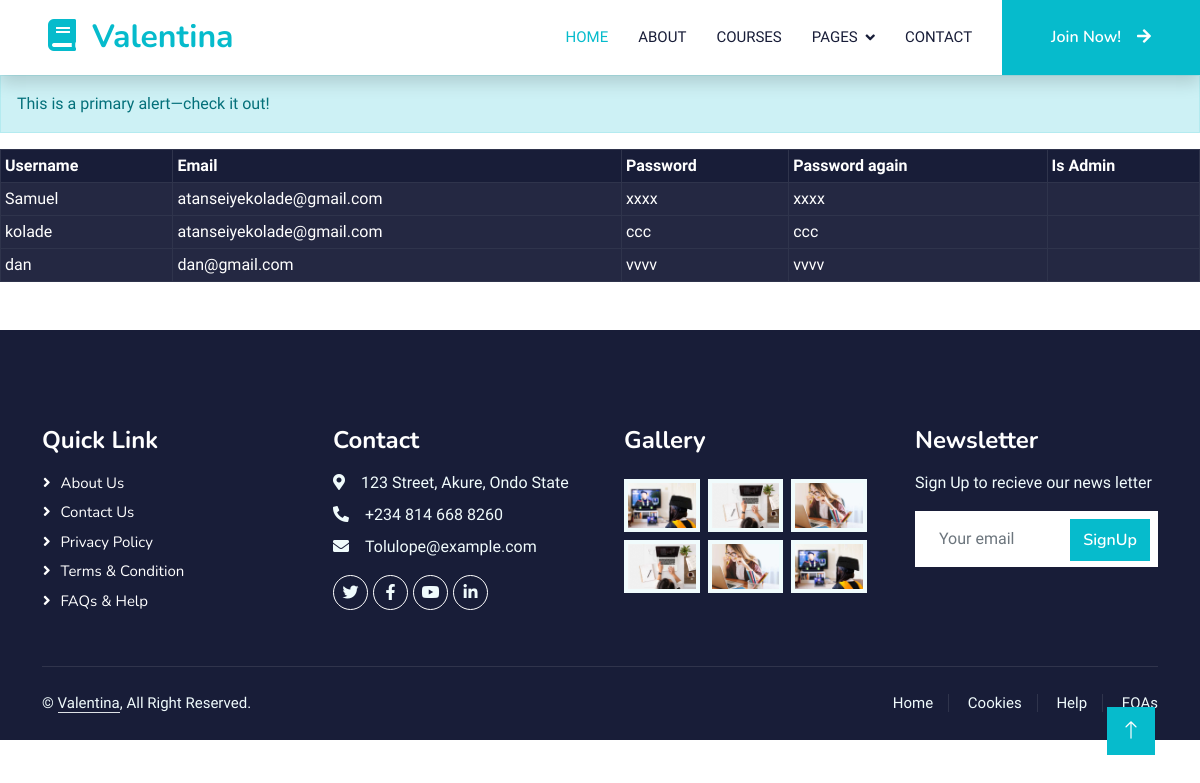
/regUsers, run on an earlier commit of the app's database.
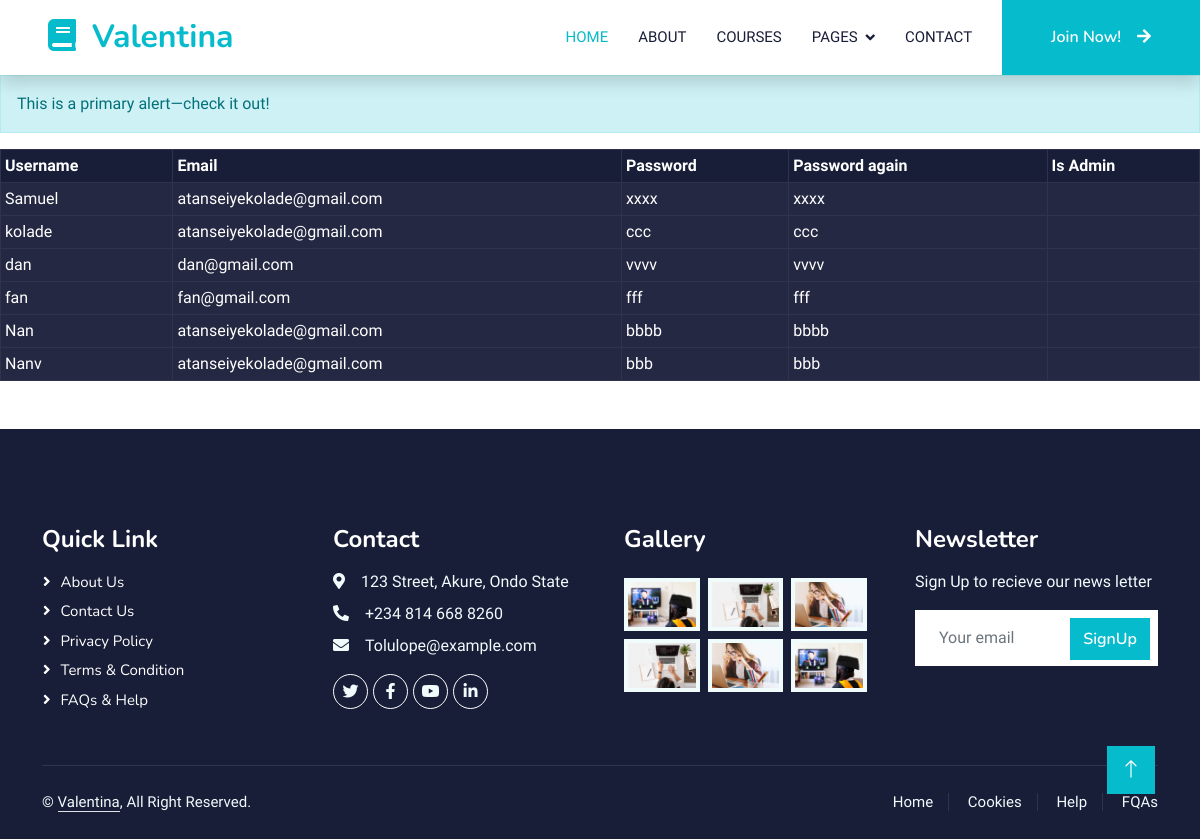
And on a later commit of the database.
### app.py (models this page shows, shortened)
class SignUp(UserMixin, db.Model):
    __bind_key__ = 'SignUp'
    __tablename__ = 'SignUp'
    username = db.Column(db.String(80),  unique=True, nullable=False, primary_key=True)
    email = db.Column(db.String(80), unique=True, nullable=False)
    password = db.Column(db.String(80), nullable=False)
    password_again = db.Column(db.String(80), nullable=False)
    is__admin = db.Column(db.String(80))

### app.py (the view)
@app.route('/regUsers')
def regUsers():
    users = SignUp.query.all()
    greet = 'Hello, there'
    return render_template('usersDB.html',  users=[users, greet])

### templates/usersDB.html
{% extends 'base.html' %}
{% block body %}
<div class="alert alert-primary" role="alert">
    This is a primary alert—check it out!
</div>
<table class="table table-striped table-dark table-hover table-sm table-bordered p-5">
    <thead>
        <tr>
            <th>Username</th>
            <th>Email</th>
            <th>Password</th>
            <th>Password again</th>
            <th>Is Admin</th>
        </tr>
    </thead>
    {% for user in users[0] %}
    <tbody>
        <tr>
            <td>{{user.username}}</td>
            <td>{{user.email}}</td>
            <td>{{user.password}}</td>
            <td>{{user.password_again}}</td>
            <td>{{user.admin}}</td>
        </tr>
    </tbody>
    {% endfor %}
</table>
{% endblock %}

### templates/base.html (shortened to what this page needs)
<!DOCTYPE html>
<html lang="en">
<head>
    <link rel="stylesheet" href="https://cdnjs.cloudflare.com/ajax/libs/font-awesome/5.10.0/css/all.min.css">
    <link rel="stylesheet" href="https://cdn.jsdelivr.net/npm/bootstrap-icons@1.4.1/font/bootstrap-icons.css">
    <link rel="stylesheet" href="{{ url_for('static', filename='lib/animate/animate.min.css') }}">
    <link rel="stylesheet" href="{{ url_for('static', filename='lib/owlcarousel/assets/owl.carousel.min.css') }}">
    <link rel="stylesheet" href="{{ url_for('static', filename='css/bootstrap.min.css') }}">
    <link rel="stylesheet" href="{{ url_for('static', filename='css/style.css') }}">
</head>
<body>
    <nav class="navbar navbar-expand-lg bg-white navbar-light shadow sticky-top p-0">
        <a href="index.html" class="navbar-brand d-flex align-items-center px-4 px-lg-5">
            <h2 class="m-0 text-primary"><i class="fa fa-book me-3"></i>Valentina</h2>
        </a>
        <div class="collapse navbar-collapse" id="navbarCollapse">
            <div class="navbar-nav ms-auto p-4 p-lg-0">
                <a href="{{ url_for('index') }}" class="nav-item nav-link active">Home</a>
                <a href="{{ url_for('about') }}" class="nav-item nav-link">About</a>
                <a href="{{ url_for('courses') }}" class="nav-item nav-link">Courses</a>
                <div class="nav-item dropdown">
                    <a href="#" class="nav-link dropdown-toggle" data-bs-toggle="dropdown">Pages</a>
                </div>
                <a href="{{ url_for('contact') }}" class="nav-item nav-link">Contact</a>
            </div>
            <a href="{{ url_for('signup') }}" class="btn btn-primary py-4 px-lg-5 d-none d-lg-block">Join Now!<i
                    class="fa fa-arrow-right ms-3"></i></a>
        </div>
    </nav>
    {% block body %}
    {% endblock %}
    <div class="container-fluid bg-dark text-light footer pt-5 mt-5 wow fadeIn" data-wow-delay="0.1s">
        <div class="container py-5">
            <div class="row g-5">
                <div class="col-lg-3 col-md-6">
                    <h4 class="text-white mb-3">Quick Link</h4>
                    <a class="btn btn-link" href="">About Us</a>
                    <a class="btn btn-link" href="">Contact Us</a>
                    <a class="btn btn-link" href="">Privacy Policy</a>
                    <a class="btn btn-link" href="">Terms & Condition</a>
                    <a class="btn btn-link" href="">FAQs & Help</a>
                </div>
                <div class="col-lg-3 col-md-6">
                    <h4 class="text-white mb-3">Contact</h4>
                    <p class="mb-2"><i class="fa fa-map-marker-alt me-3"></i>123 Street, Akure, Ondo State</p>
                    <p class="mb-2"><i class="fa fa-phone-alt me-3"></i>+234 814 668 8260</p>
                    <p class="mb-2"><i class="fa fa-envelope me-3"></i>Tolulope@example.com</p>
                    <div class="d-flex pt-2">
                        <a class="btn btn-outline-light btn-social" href=""><i class="fab fa-twitter"></i></a>
                        <a class="btn btn-outline-light btn-social" href=""><i class="fab fa-facebook-f"></i></a>
                        <a class="btn btn-outline-light btn-social" href=""><i class="fab fa-youtube"></i></a>
                        <a class="btn btn-outline-light btn-social" href=""><i class="fab fa-linkedin-in"></i></a>
                    </div>
                </div>
                <div class="col-lg-3 col-md-6">
                    <h4 class="text-white mb-3">Gallery</h4>
                    <div class="row g-2 pt-2">
                        <div class="col-4">
                            <img class="img-fluid bg-light p-1"
                                src="{{ url_for('static', filename='img/course-1.jpg') }}" alt="">
                        </div>
                        <div class="col-4">
                            <img class="img-fluid bg-light p-1"
                                src="{{ url_for('static', filename='img/course-2.jpg') }}" alt="">
                        </div>
                        <div class="col-4">
                            <img class="img-fluid bg-light p-1"
                                src="{{ url_for('static', filename='img/course-3.jpg') }}" alt="">
                        </div>
                        <div class="col-4">
                            <img class="img-fluid bg-light p-1"
                                src="{{ url_for('static', filename='img/course-2.jpg') }}" alt="">
                        </div>
                        <div class="col-4">
                            <img class="img-fluid bg-light p-1"
                                src="{{ url_for('static', filename='img/course-3.jpg') }}" alt="">
                        </div>
                        <div class="col-4">
                            <img class="img-fluid bg-light p-1"
                                src="{{ url_for('static', filename='img/course-1.jpg') }}" alt="">
                        </div>
                    </div>
                </div>
                <div class="col-lg-3 col-md-6">
                    <h4 class="text-white mb-3">Newsletter</h4>
                    <p>Sign Up to recieve our news letter</p>
                    <div class="position-relative mx-auto" style="max-width: 400px;">
                        <input class="form-control border-0 w-100 py-3 ps-4 pe-5" type="text" placeholder="Your email">
                        <button type="button"
                            class="btn btn-primary py-2 position-absolute top-0 end-0 mt-2 me-2">SignUp</button>
                    </div>
                </div>
            </div>
        </div>
        <div class="container">
            <div class="copyright">
                <div class="row">
                    <div class="col-md-6 text-center text-md-start mb-3 mb-md-0">
                        &copy; <a class="border-bottom" href="#">Valentina</a>, All Right Reserved.
                    </div>
                    <div class="col-md-6 text-center text-md-end">
                        <div class="footer-menu">
                            <a href="">Home</a>
                            <a href="">Cookies</a>
                            <a href="">Help</a>
                            <a href="">FQAs</a>
                        </div>
                    </div>
                </div>
            </div>
        </div>
    </div>
    <a href="#" class="btn btn-lg btn-primary btn-lg-square back-to-top"><i class="bi bi-arrow-up"></i></a>
</body>
</html>

### static/css/style.css (style rules this page uses)
:root { --primary: #06BBCC; --light: #F0FBFC; --dark: #181d38; }
.back-to-top { position: fixed; display: none; right: 45px; bottom: 45px; z-index: 99; }
.btn { font-family: 'Nunito', sans-serif; font-weight: 600; transition: .5s; }
.btn.btn-primary, .btn.btn-secondary { color: #FFFFFF; }
.btn-lg-square { width: 48px; height: 48px; }
.btn-square, .btn-sm-square, .btn-lg-square { padding: 0; display: flex; align-items: center; justify-content: center; font-weight: normal; border-radius: 0px; }
.navbar .dropdown-toggle::after { border: none; content: "\f107"; font-family: "Font Awesome 5 Free"; font-weight: 900; vertical-align: middle; margin-left: 8px; }
.navbar-light .navbar-nav .nav-link { margin-right: 30px; padding: 25px 0; color: #FFFFFF; font-size: 15px; text-transform: uppercase; outline: none; }
.navbar-light .navbar-nav .nav-link:hover, .navbar-light .navbar-nav .nav-link.active { color: var(--primary); }
.navbar-light .navbar-brand, .navbar-light a.btn { height: 75px; }
.navbar-light .navbar-nav .nav-link { color: var(--dark); font-weight: 500; }
.navbar-light.sticky-top { top: -100px; transition: .5s; }
.footer .btn.btn-social { margin-right: 5px; width: 35px; height: 35px; display: flex; align-items: center; justify-content: center; color: var(--light); font-weight: normal; border: 1px solid #FFFFFF; border-radius: 35px; transition: .3s; }
.footer .btn.btn-link { display: block; margin-bottom: 5px; padding: 0; text-align: left; color: #FFFFFF; font-size: 15px; font-weight: normal; text-transform: capitalize; transition: .3s; }
.footer .btn.btn-link::before { position: relative; content: "\f105"; font-family: "Font Awesome 5 Free"; font-weight: 900; margin-right: 10px; }
.footer .copyright { padding: 25px 0; font-size: 15px; border-top: 1px solid rgba(256, 256, 256, .1); }
.footer .copyright a { color: var(--light); }
.footer .footer-menu a { margin-right: 15px; padding-right: 15px; border-right: 1px solid rgba(255, 255, 255, .1); }
.footer .footer-menu a:last-child { margin-right: 0; padding-right: 0; border-right: none; }

What changed in the data, as far as the page shows it:
added SignUp: username "fan", email "fan@gmail.com", password "fff", password_again "fff"
added SignUp: username "Nan", email "atanseiyekolade@gmail.com", password "bbbb", password_again "bbbb"
added SignUp: username "Nanv", email "atanseiyekolade@gmail.com", password "bbb", password_again "bbb"
